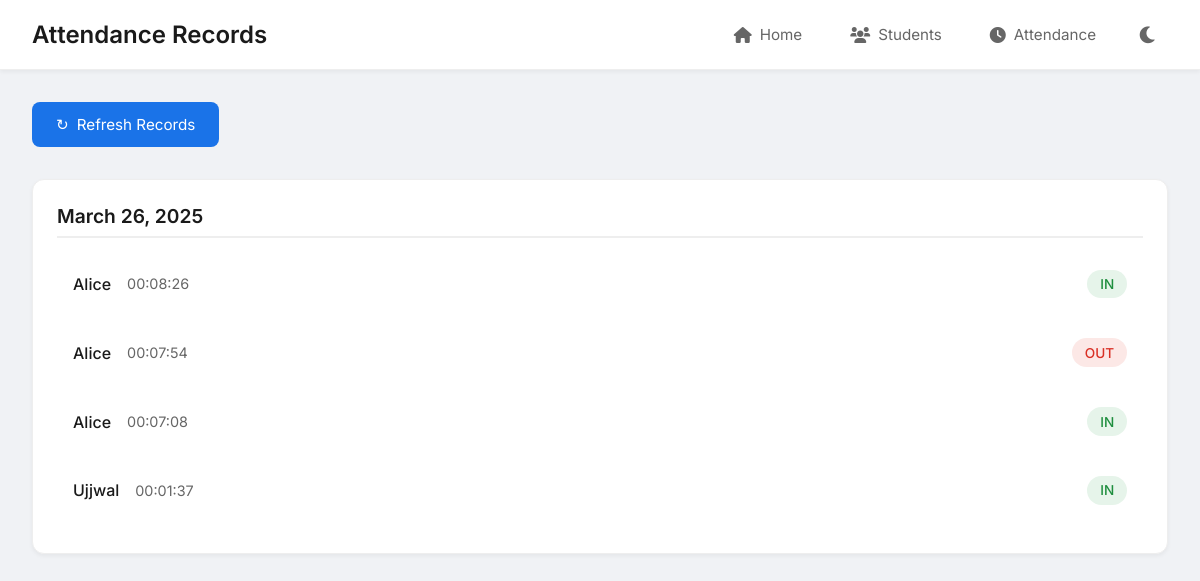
The page /attendance/ on the database its author committed.
### app/models.py (models this page shows, shortened)
class Attendance(models.Model):
    student = models.ForeignKey(Student, on_delete=models.CASCADE)
    punch_time = models.DateTimeField(auto_now_add=True)
    punch_type = models.CharField(max_length=3, choices=[('IN', 'In'), ('OUT', 'Out')])
    subject = models.ForeignKey(Subject, on_delete=models.CASCADE, null=True, blank=True)
    class Meta:
        ordering = ['-punch_time']

class Student(models.Model):
    name = models.CharField(max_length=100)
    roll_number = models.CharField(max_length=20, unique=True, null=True, blank=True)  # Making it nullable initially
    fingerprint_id = models.IntegerField(null=True, blank=True, unique=True)
    password = models.CharField(max_length=128, default='123')  # Default password is '123'

### app/views.py (the view)
# urls.py: path('attendance/', views.attendance_list, name='attendance_list'),
def attendance_list(request):
    start_date = datetime.now() - timedelta(days=7)
    attendance_records = Attendance.objects.filter(punch_time__gte=start_date).order_by('-punch_time')
    attendance_by_date = {}
    for record in attendance_records:
        date = record.punch_time.date()
        if date not in attendance_by_date:
            attendance_by_date[date] = []
        attendance_by_date[date].append(record)
    return render(request, 'attendance.html', {
        'attendance_by_date': attendance_by_date,
        'start_date': start_date.date()
    })

### app/templates/attendance.html (shortened to what this page needs)
{% extends 'base.html' %}
{% block header_title %}Attendance Records{% endblock %}
{% block content %}
    <button class="refresh-btn" onclick="location.reload()">
        <span>↻</span> Refresh Records
    </button>
    {% if attendance_by_date %}
        {% for date, records in attendance_by_date.items %}
            <div class="date-section">
                <h2 class="date-header">{{ date|date:"F j, Y" }}</h2>
                <ul class="attendance-list">
                    {% for record in records %}
                        <li class="attendance-item">
                            <div class="student-info">
                                <span class="student-name">{{ record.student.name }}</span>
                                <span class="punch-time">{{ record.punch_time|time:"H:i:s" }}</span>
                            </div>
                            <span class="punch-type {% if record.punch_type == 'IN' %}punch-in{% else %}punch-out{% endif %}">
                                {{ record.punch_type }}
                            </span>
                        </li>
                    {% endfor %}
                </ul>
            </div>
        {% endfor %}
    {% else %}
        <div class="empty-state">
            <h2>No Attendance Records</h2>
            <p>No attendance records found for the last 7 days</p>
        </div>
    {% endif %}
{% endblock %}

### app/templates/base.html (shortened to what this page needs)
<!DOCTYPE html>
<html lang="en" data-theme="light">
<head>
    <link rel="stylesheet" href="https://cdnjs.cloudflare.com/ajax/libs/font-awesome/6.0.0/css/all.min.css">
</head>
<body>
    <header class="header">
        <h1 class="header-title">{% block header_title %}Biometric Attendance System{% endblock %}</h1>
        <nav class="nav-links" id="nav-links">
            <a href="{% url 'index' %}"><i class="fas fa-home"></i> Home</a>
            <a href="{% url 'student_list' %}"><i class="fas fa-users"></i> Students</a>
            <a href="{% url 'attendance_list' %}"><i class="fas fa-clock"></i> Attendance</a>
            <button class="theme-toggle" onclick="toggleTheme()">
                <i class="fas fa-moon"></i>
            </button>
        </nav>
    </header>
    <div class="container">
        <main>
            {% block content %}{% endblock %}
        </main>
    </div>
</body>
</html>

### rows shown on the page
Attendance: punch_time "March 26, 2025", student.name "Alice", punch_time "00:08:26", punch_type "IN"
Attendance: student.name "Alice", punch_time "00:07:54", punch_type "OUT"
Attendance: student.name "Alice", punch_time "00:07:08", punch_type "IN"
Attendance: student.name "Ujjwal", punch_time "00:01:37", punch_type "IN"
